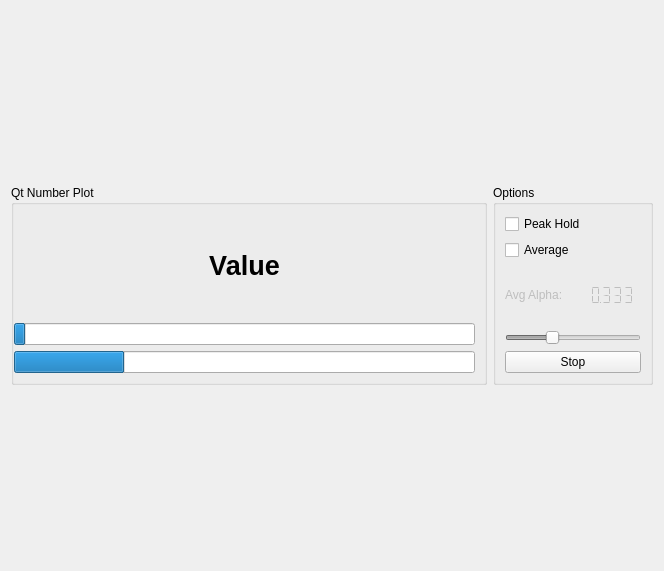
<?xml version="1.0" encoding="UTF-8"?>
<ui version="4.0">
 <class>NumberSinkWidget</class>
 <widget class="QWidget" name="NumberSinkWidget">
  <property name="geometry">
   <rect>
    <x>0</x>
    <y>0</y>
    <width>664</width>
    <height>571</height>
   </rect>
  </property>
  <property name="windowTitle">
   <string>Form</string>
  </property>
  <layout class="QGridLayout" name="gridLayout">
   <item row="0" column="0">
    <layout class="QHBoxLayout" name="horizontalLayout_main" stretch="0,10">
     <property name="spacing">
      <number>6</number>
     </property>
     <property name="sizeConstraint">
      <enum>QLayout::SetDefaultConstraint</enum>
     </property>
     <property name="leftMargin">
      <number>0</number>
     </property>
     <property name="topMargin">
      <number>0</number>
     </property>
     <item>
      <widget class="QGroupBox" name="groupBox_data">
       <property name="minimumSize">
        <size>
         <width>0</width>
         <height>180</height>
        </size>
       </property>
       <property name="maximumSize">
        <size>
         <width>16777215</width>
         <height>200</height>
        </size>
       </property>
       <property name="title">
        <string>Qt Number Plot</string>
       </property>
       <layout class="QGridLayout" name="gridLayout_2">
        <property name="leftMargin">
         <number>0</number>
        </property>
        <property name="topMargin">
         <number>9</number>
        </property>
        <item row="0" column="0">
         <layout class="QVBoxLayout" name="verticalLayout_data">
          <item>
           <widget class="QLabel" name="label_data">
            <property name="font">
             <font>
              <pointsize>20</pointsize>
              <weight>75</weight>
              <italic>false</italic>
              <bold>true</bold>
             </font>
            </property>
            <property name="text">
             <string>Value</string>
            </property>
            <property name="alignment">
             <set>Qt::AlignCenter</set>
            </property>
           </widget>
          </item>
          <item>
           <widget class="QProgressBar" name="progressBar_data0">
            <property name="enabled">
             <bool>true</bool>
            </property>
            <property name="maximum">
             <number>10000</number>
            </property>
            <property name="value">
             <number>240</number>
            </property>
            <property name="textVisible">
             <bool>false</bool>
            </property>
           </widget>
          </item>
          <item>
           <widget class="QProgressBar" name="progressBar_data1">
            <property name="maximum">
             <number>10000</number>
            </property>
            <property name="value">
             <number>2400</number>
            </property>
            <property name="textVisible">
             <bool>false</bool>
            </property>
           </widget>
          </item>
         </layout>
        </item>
       </layout>
      </widget>
     </item>
     <item>
      <widget class="QGroupBox" name="GroupBox_options">
       <property name="minimumSize">
        <size>
         <width>0</width>
         <height>180</height>
        </size>
       </property>
       <property name="maximumSize">
        <size>
         <width>160</width>
         <height>200</height>
        </size>
       </property>
       <property name="title">
        <string>Options</string>
       </property>
       <layout class="QGridLayout" name="gridLayout_3">
        <item row="0" column="0">
         <layout class="QVBoxLayout" name="verticalLayout_options">
          <item>
           <widget class="QCheckBox" name="checkBox_options_peak">
            <property name="text">
             <string>Peak Hold</string>
            </property>
           </widget>
          </item>
          <item>
           <widget class="QCheckBox" name="checkBox_options_avg">
            <property name="text">
             <string>Average</string>
            </property>
           </widget>
          </item>
          <item>
           <layout class="QHBoxLayout" name="horizontalLayout_avg">
            <item>
             <widget class="QLabel" name="label_avg">
              <property name="enabled">
               <bool>false</bool>
              </property>
              <property name="text">
               <string>Avg Alpha:</string>
              </property>
             </widget>
            </item>
            <item>
             <widget class="QLCDNumber" name="lcdNumber_avg">
              <property name="enabled">
               <bool>false</bool>
              </property>
              <property name="frameShape">
               <enum>QFrame::NoFrame</enum>
              </property>
              <property name="frameShadow">
               <enum>QFrame::Plain</enum>
              </property>
              <property name="lineWidth">
               <number>0</number>
              </property>
              <property name="midLineWidth">
               <number>0</number>
              </property>
              <property name="smallDecimalPoint">
               <bool>true</bool>
              </property>
              <property name="numDigits">
               <number>5</number>
              </property>
              <property name="digitCount">
               <number>5</number>
              </property>
              <property name="mode">
               <enum>QLCDNumber::Dec</enum>
              </property>
              <property name="segmentStyle">
               <enum>QLCDNumber::Flat</enum>
              </property>
              <property name="value" stdset="0">
               <double>0.333000000000000</double>
              </property>
             </widget>
            </item>
           </layout>
          </item>
          <item>
           <widget class="QSlider" name="horizontalSlider_avg">
            <property name="enabled">
             <bool>false</bool>
            </property>
            <property name="maximum">
             <number>10000</number>
            </property>
            <property name="singleStep">
             <number>1</number>
            </property>
            <property name="pageStep">
             <number>1</number>
            </property>
            <property name="value">
             <number>3333</number>
            </property>
            <property name="orientation">
             <enum>Qt::Horizontal</enum>
            </property>
            <property name="tickInterval">
             <number>0</number>
            </property>
           </widget>
          </item>
          <item>
           <widget class="QPushButton" name="pushButton_hold">
            <property name="text">
             <string>Stop</string>
            </property>
           </widget>
          </item>
         </layout>
        </item>
       </layout>
      </widget>
     </item>
    </layout>
   </item>
  </layout>
 </widget>
 <resources/>
 <connections>
  <connection>
   <sender>checkBox_options_avg</sender>
   <signal>toggled(bool)</signal>
   <receiver>label_avg</receiver>
   <slot>setEnabled(bool)</slot>
   <hints>
    <hint type="sourcelabel">
     <x>643</x>
     <y>239</y>
    </hint>
    <hint type="destinationlabel">
     <x>581</x>
     <y>268</y>
    </hint>
   </hints>
  </connection>
  <connection>
   <sender>checkBox_options_avg</sender>
   <signal>toggled(bool)</signal>
   <receiver>lcdNumber_avg</receiver>
   <slot>setEnabled(bool)</slot>
   <hints>
    <hint type="sourcelabel">
     <x>643</x>
     <y>239</y>
    </hint>
    <hint type="destinationlabel">
     <x>642</x>
     <y>268</y>
    </hint>
   </hints>
  </connection>
  <connection>
   <sender>checkBox_options_avg</sender>
   <signal>toggled(bool)</signal>
   <receiver>horizontalSlider_avg</receiver>
   <slot>setEnabled(bool)</slot>
   <hints>
    <hint type="sourcelabel">
     <x>643</x>
     <y>239</y>
    </hint>
    <hint type="destinationlabel">
     <x>643</x>
     <y>311</y>
    </hint>
   </hints>
  </connection>
  <connection>
   <sender>pushButton_hold</sender>
   <signal>toggled(bool)</signal>
   <receiver>pushButton_hold</receiver>
   <slot>setEnabled(bool)</slot>
   <hints>
    <hint type="sourcelabel">
     <x>643</x>
     <y>346</y>
    </hint>
    <hint type="destinationlabel">
     <x>643</x>
     <y>346</y>
    </hint>
   </hints>
  </connection>
  <connection>
   <sender>horizontalSlider_avg</sender>
   <signal>valueChanged(int)</signal>
   <receiver>NumberSinkWidget</receiver>
   <slot>valueChangedFrac(int)</slot>
   <hints>
    <hint type="sourcelabel">
     <x>643</x>
     <y>311</y>
    </hint>
    <hint type="destinationlabel">
     <x>663</x>
     <y>418</y>
    </hint>
   </hints>
  </connection>
  <connection>
   <sender>pushButton_hold</sender>
   <signal>clicked(bool)</signal>
   <receiver>NumberSinkWidget</receiver>
   <slot>buttonHoldClicked()</slot>
   <hints>
    <hint type="sourcelabel">
     <x>643</x>
     <y>346</y>
    </hint>
    <hint type="destinationlabel">
     <x>663</x>
     <y>418</y>
    </hint>
   </hints>
  </connection>
  <connection>
   <sender>checkBox_options_avg</sender>
   <signal>toggled(bool)</signal>
   <receiver>NumberSinkWidget</receiver>
   <slot>activateAverage(bool)</slot>
   <hints>
    <hint type="sourcelabel">
     <x>643</x>
     <y>239</y>
    </hint>
    <hint type="destinationlabel">
     <x>663</x>
     <y>418</y>
    </hint>
   </hints>
  </connection>
  <connection>
   <sender>checkBox_options_peak</sender>
   <signal>toggled(bool)</signal>
   <receiver>NumberSinkWidget</receiver>
   <slot>activatePeakHold(bool)</slot>
   <hints>
    <hint type="sourcelabel">
     <x>643</x>
     <y>211</y>
    </hint>
    <hint type="destinationlabel">
     <x>663</x>
     <y>418</y>
    </hint>
   </hints>
  </connection>
  <connection>
   <sender>NumberSinkWidget</sender>
   <signal>setAverage(bool)</signal>
   <receiver>checkBox_options_avg</receiver>
   <slot>setChecked(bool)</slot>
   <hints>
    <hint type="sourcelabel">
     <x>438</x>
     <y>254</y>
    </hint>
    <hint type="destinationlabel">
     <x>643</x>
     <y>239</y>
    </hint>
   </hints>
  </connection>
  <connection>
   <sender>NumberSinkWidget</sender>
   <signal>setPeakHold(bool)</signal>
   <receiver>checkBox_options_peak</receiver>
   <slot>setChecked(bool)</slot>
   <hints>
    <hint type="sourcelabel">
     <x>438</x>
     <y>254</y>
    </hint>
    <hint type="destinationlabel">
     <x>643</x>
     <y>211</y>
    </hint>
   </hints>
  </connection>
  <connection>
   <sender>NumberSinkWidget</sender>
   <signal>setValueText(QString)</signal>
   <receiver>label_data</receiver>
   <slot>setText(QString)</slot>
   <hints>
    <hint type="sourcelabel">
     <x>438</x>
     <y>240</y>
    </hint>
    <hint type="destinationlabel">
     <x>354</x>
     <y>211</y>
    </hint>
   </hints>
  </connection>
  <connection>
   <sender>NumberSinkWidget</sender>
   <signal>setRealBar(int)</signal>
   <receiver>progressBar_data0</receiver>
   <slot>setValue(int)</slot>
   <hints>
    <hint type="sourcelabel">
     <x>438</x>
     <y>240</y>
    </hint>
    <hint type="destinationlabel">
     <x>354</x>
     <y>317</y>
    </hint>
   </hints>
  </connection>
  <connection>
   <sender>NumberSinkWidget</sender>
   <signal>setImagBar(int)</signal>
   <receiver>progressBar_data1</receiver>
   <slot>setValue(int)</slot>
   <hints>
    <hint type="sourcelabel">
     <x>438</x>
     <y>240</y>
    </hint>
    <hint type="destinationlabel">
     <x>354</x>
     <y>348</y>
    </hint>
   </hints>
  </connection>
  <connection>
   <sender>NumberSinkWidget</sender>
   <signal>setBarRange(int,int)</signal>
   <receiver>progressBar_data0</receiver>
   <slot>setRange(int,int)</slot>
   <hints>
    <hint type="sourcelabel">
     <x>438</x>
     <y>240</y>
    </hint>
    <hint type="destinationlabel">
     <x>354</x>
     <y>317</y>
    </hint>
   </hints>
  </connection>
  <connection>
   <sender>NumberSinkWidget</sender>
   <signal>setBarRange(int,int)</signal>
   <receiver>progressBar_data1</receiver>
   <slot>setRange(int,int)</slot>
   <hints>
    <hint type="sourcelabel">
     <x>438</x>
     <y>240</y>
    </hint>
    <hint type="destinationlabel">
     <x>354</x>
     <y>348</y>
    </hint>
   </hints>
  </connection>
  <connection>
   <sender>NumberSinkWidget</sender>
   <signal>displayLcdNumberAvgValue(double)</signal>
   <receiver>lcdNumber_avg</receiver>
   <slot>display(double)</slot>
   <hints>
    <hint type="sourcelabel">
     <x>331</x>
     <y>285</y>
    </hint>
    <hint type="destinationlabel">
     <x>615</x>
     <y>285</y>
    </hint>
   </hints>
  </connection>
  <connection>
   <sender>NumberSinkWidget</sender>
   <signal>setSliderValue(int)</signal>
   <receiver>horizontalSlider_avg</receiver>
   <slot>setValue(int)</slot>
   <hints>
    <hint type="sourcelabel">
     <x>331</x>
     <y>285</y>
    </hint>
    <hint type="destinationlabel">
     <x>577</x>
     <y>325</y>
    </hint>
   </hints>
  </connection>
  <connection>
   <sender>NumberSinkWidget</sender>
   <signal>setRealBarVisible(bool)</signal>
   <receiver>progressBar_data0</receiver>
   <slot>setVisible(bool)</slot>
   <hints>
    <hint type="sourcelabel">
     <x>331</x>
     <y>285</y>
    </hint>
    <hint type="destinationlabel">
     <x>248</x>
     <y>329</y>
    </hint>
   </hints>
  </connection>
  <connection>
   <sender>NumberSinkWidget</sender>
   <signal>setImagBarVisible(bool)</signal>
   <receiver>progressBar_data1</receiver>
   <slot>setVisible(bool)</slot>
   <hints>
    <hint type="sourcelabel">
     <x>331</x>
     <y>285</y>
    </hint>
    <hint type="destinationlabel">
     <x>248</x>
     <y>360</y>
    </hint>
   </hints>
  </connection>
 </connections>
 <slots>
  <signal>setAverage(bool)</signal>
  <signal>setPeakHold(bool)</signal>
  <signal>displayValue(float)</signal>
  <signal>displayValue(double)</signal>
  <signal>setValueText(QString)</signal>
  <signal>setRealBar(int)</signal>
  <signal>setImagBar(int)</signal>
  <signal>setBarRange(int,int)</signal>
  <signal>displayLcdNumberAvgValue(double)</signal>
  <signal>setSliderValue(int)</signal>
  <signal>setRealBarVisible(bool)</signal>
  <signal>setImagBarVisible(bool)</signal>
  <slot>valueChangedFrac(int)</slot>
  <slot>buttonHoldClicked()</slot>
  <slot>activatePeakHold(bool)</slot>
  <slot>activateAverage(bool)</slot>
 </slots>
</ui>
